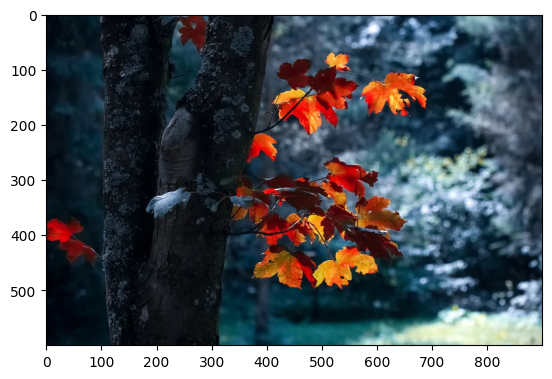
#> input picture NumPy/output.png, 552 x 379 px, found by its file name
$ python 'Practical SVD.py'
#> lines starting #> are read from the running program, lines starting #| are printed output that depends on the picture
import matplotlib.pyplot as plt
from PIL import Image

img = Image.open("Numpy/output.png")
#> img is the input picture: PIL image 552x379 RGBA; mean R, G, B, A 94.4, 99.6, 104.6, 255
plt.imshow(img)
#plt.show()

imggray = img.convert('LA')
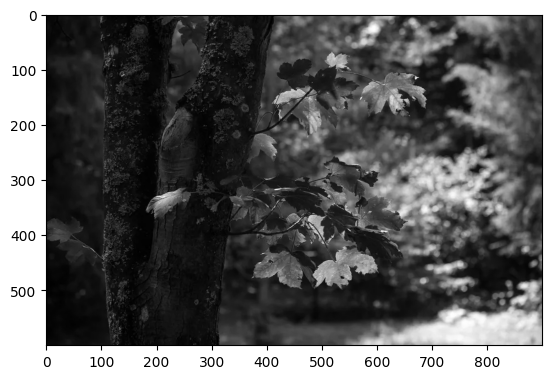
#> imggray: PIL image 552x379 LA; mean R, G, B, A 98.6, 98.6, 98.6, 255
plt.imshow(imggray)
#plt.show()


#Convert data into numpy matrix

import numpy as np

imgmat = np.array(list(imggray.getdata  (band=0)), float)
imgmat.shape = (imggray.size[1], imggray.size[0])
imgmat = np.matrix(imgmat)
#plt.imshow(imgmat, cmap='gray')
#plt.show()

U, sigma, V = np.linalg.svd(imgmat)
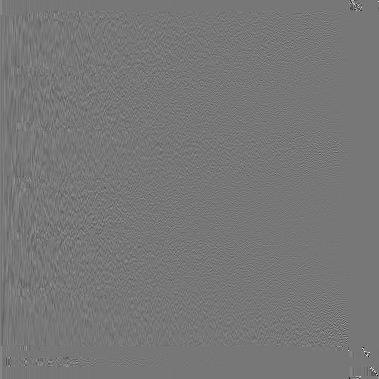
#> U: shape (379, 379) float64; min -0.846, max 0.957, mean 8.21e-05; drawn with min black and max white
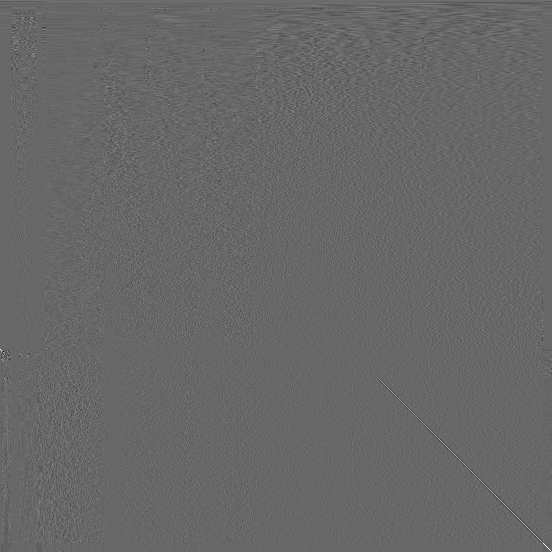
#> V: shape (552, 552) float64; min -0.672, max 0.977, mean 0.000103; drawn with min black and max white
#> sigma = 379 values, max 55812.8 at index 0, min 2.02e-12 at index 378, mean 553.8
#print(U)


# this code was about eigen values in Descending order.  SVD
reconstimg = np.matrix(U[:,:1]) * np.diag(sigma[:1]) * np.matrix(V[:1, :])           # we can use 50 components for better image quality instead of 1component..
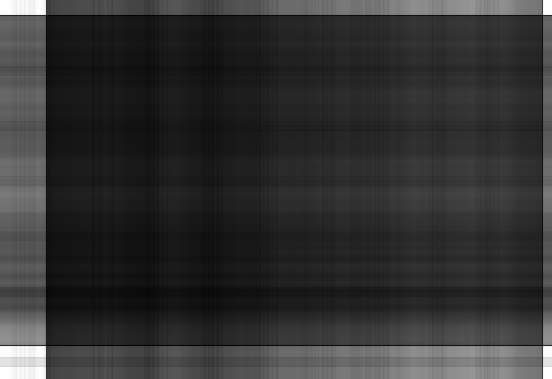
#> reconstimg: shape (379, 552) float64; min 17.86, max 456.8, mean 104.6; drawn with min black and max white
plt.imshow(reconstimg, cmap='gray')
plt.show()

#Additional Singular Vector improve the image quality

for i in [2,4,8,16,32,64]:
    reconstimg = np.matrix(U[:,:i]) * np.diag(sigma[:i]) * np.matrix(V[:i, :])
    plt.imshow(reconstimg, cmap='gray')
    title = "n = %s" % i
    plt.title(title)
    plt.show()
#> this loop made 6 passes
#> pass 1, `reconstimg = np.matrix(U[:,:i]) * np.diag(sigma[:i]) * np.matrix(V[:i,..`:
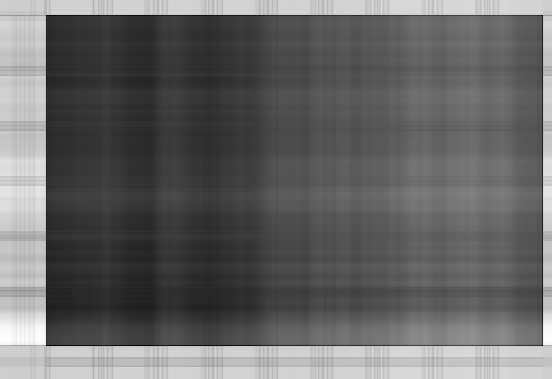
#> reconstimg: shape (379, 552) float64; min -55.45, max 327.1, mean 98.6; drawn with min black and max white
#> pass 2, `reconstimg = np.matrix(U[:,:i]) * np.diag(sigma[:i]) * np.matrix(V[:i,..`:
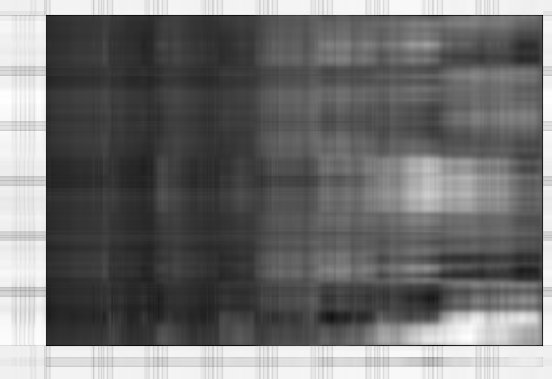
#> reconstimg: shape (379, 552) float64; min -42.53, max 275.1, mean 98.6; drawn with min black and max white
#> pass 3, `reconstimg = np.matrix(U[:,:i]) * np.diag(sigma[:i]) * np.matrix(V[:i,..`:
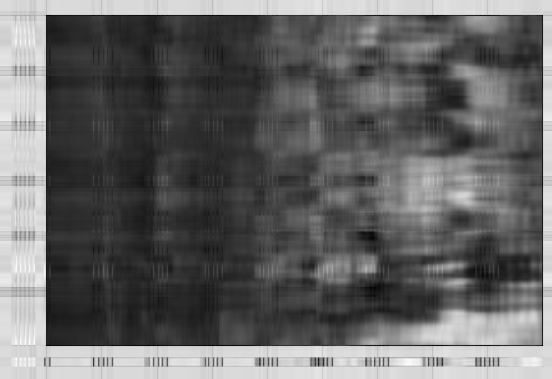
#> reconstimg: shape (379, 552) float64; min -38.92, max 305.9, mean 98.6; drawn with min black and max white
